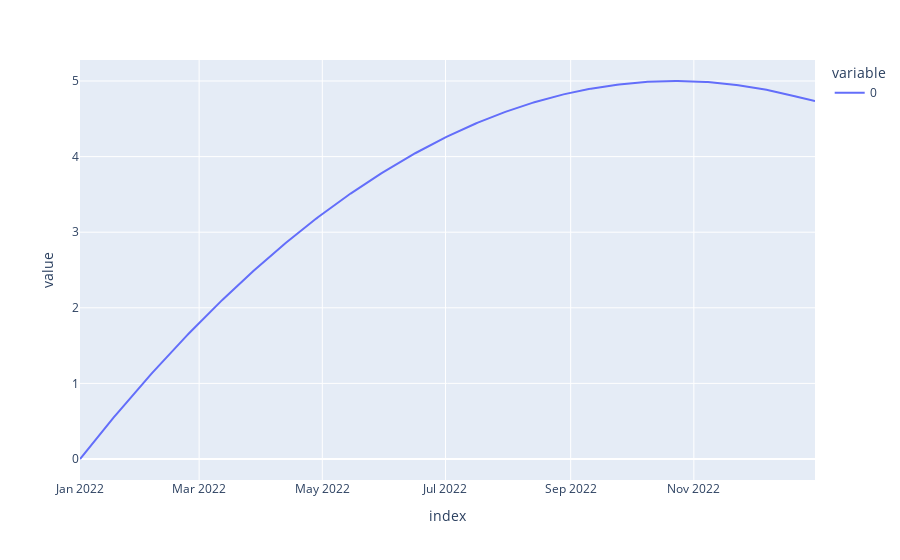

The cell this chart's notebook holds for it:
### Code cell
fig = px.line(series_1)
fig.show()

### Figure 1 — Plotly figure (JSON) as saved in the notebook; plotly's stock layout.template omitted (floating-point values rounded to 4 significant figures; data arrays with more than 128 entries replaced by an {"elided": "..."} marker saying what was removed)
{"data": [{"hovertemplate": "variable=0<br>index=%{x}<br>value=%{y}<extra></extra>", "legendgroup": "0", "line": {"color": "#636efa", "dash": "solid"}, "marker": {"symbol": "circle"}, "mode": "lines", "name": "0", "orientation": "v", "showlegend": true, "type": "scatter", "x": {"elided": "364 str values"}, "xaxis": "x", "y": {"elided": "364 float values"}, "yaxis": "y"}], "layout": {"legend": {"title": {"text": "variable"}, "tracegroupgap": 0}, "margin": {"t": 60}, "xaxis": {"anchor": "y", "domain": [0, 1], "title": {"text": "index"}}, "yaxis": {"anchor": "x", "domain": [0, 1], "title": {"text": "value"}}}}
